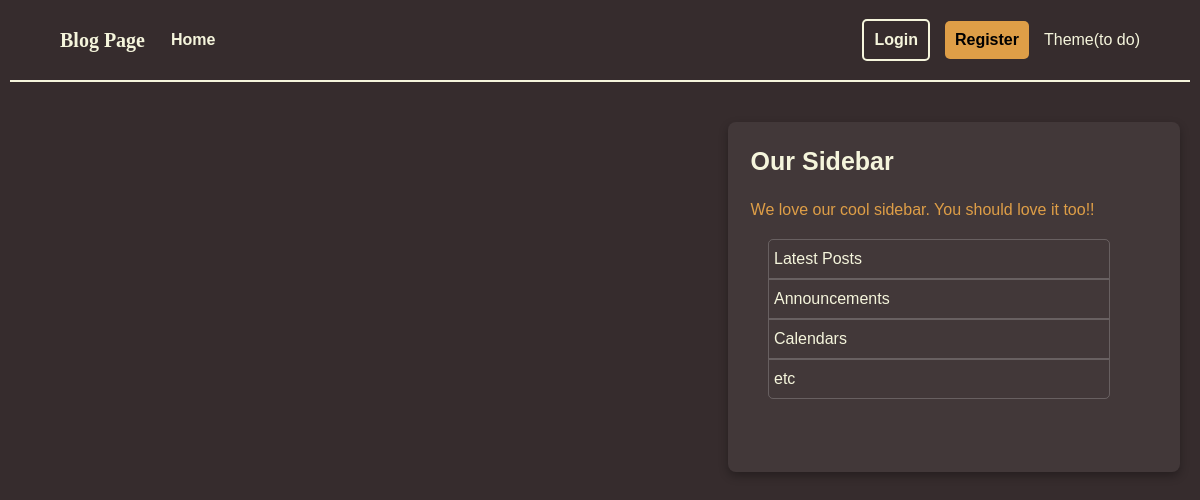
The app's page /posts, older data.
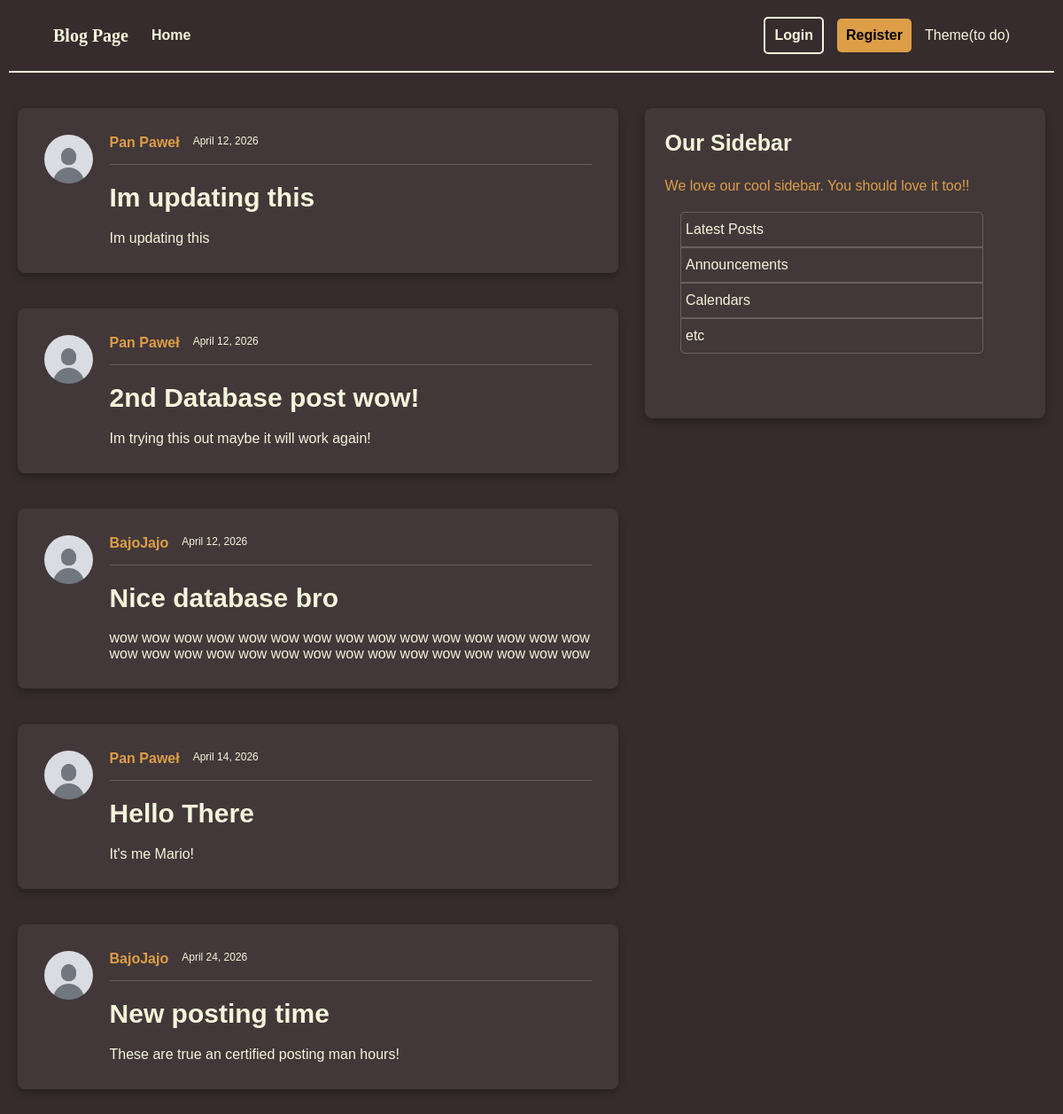
The same page, newer data.
### models.py (models this page shows, shortened)
class Post(Base):
    __tablename__ = "posts"
    id: Mapped[int] = mapped_column(Integer, primary_key=True, index=True)
    title: Mapped[str] = mapped_column(String(100), nullable=False)
    content: Mapped[str] = mapped_column(Text, nullable=False)
    user_id: Mapped[int] = mapped_column(
        ForeignKey("users.id"),
        nullable=False,
        index=True,
    )
    date_posted: Mapped[datetime] = mapped_column(
        DateTime(timezone=True),
        default=lambda: datetime.now(UTC),
    )
    author: Mapped[User] = relationship(back_populates="posts")

class User(Base):
    __tablename__ = "users"
    id: Mapped[int] = mapped_column(Integer, primary_key=True, index=True)
    username: Mapped[str] = mapped_column(String(50), unique=True, nullable=False)
    email: Mapped[str] = mapped_column(String(120), unique=True, nullable=False)
    image_file: Mapped[str | None] = mapped_column(
        String(200),
        nullable=True,
        default=None,
    )
    posts: Mapped[list[Post]] = relationship(back_populates="author", cascade = "all, delete-orphan")

### main.py (the view)
@app.get("/", include_in_schema=False, name="home")
@app.get("/posts", include_in_schema=False, name="posts")
async def home(request: Request, db: Annotated[AsyncSession, Depends(get_db)]):
    result = await db.execute(
        select(models.Post).options(selectinload(models.Post.author)),
        )
    posts = result.scalars().all()
    return template.TemplateResponse(
        request,
        "home.html",
        {"posts": posts, "title": home}
    )

### templates/home.html
{% extends "layout.html" %}
{% block content %}
    {% for info in posts %}
        <div class="container">
            <div class="full_post">
                <img class="profile_pic" src="{{ info.author.image_path }}" alt="A profile picture of {{ info.author.username }}">
                <div class="post-content">
                <div class="author-and-date">
                    <a class="author" href = "{{url_for('user_posts_page', user_id=info.author.id)}}">{{ info.author.username }}</a>
                    <small class="date_posted">{{ info.date_posted.strftime('%B %d, %Y') }}</small>
                </div>
                <hr class="post-line">
                <h2>
                <a class="title" href = "{{url_for('post_page', post_id=info.id)}}">{{ info.title }}</a>
                </h2>
                <p class="content">{{ info.content }}</p>
                </div>
            </div>
        </div>
    {% endfor %}
{% endblock content %}

Row changes from the older to the newer data that the page shows:
added Post: author.username "Pan Paweł", date_posted "April 12, 2026", title "Im updating this", content "Im updating this"
added Post: author.username "Pan Paweł", date_posted "April 12, 2026", title "2nd Database post wow!", content "Im trying this out maybe it will work again!"
added Post: author.username "BajoJajo", date_posted "April 12, 2026", title "Nice database bro", content "wow wow wow wow wow wow wow wow wow wow wow wow wow wow wow wow wow wow wow wow wow wow wow wow wow wow wow wow wow wow"
added Post: author.username "Pan Paweł", date_posted "April 14, 2026", title "Hello There", content "It's me Mario!"
added Post: author.username "BajoJajo", date_posted "April 24, 2026", title "New posting time", content "These are true an certified posting man hours!"
